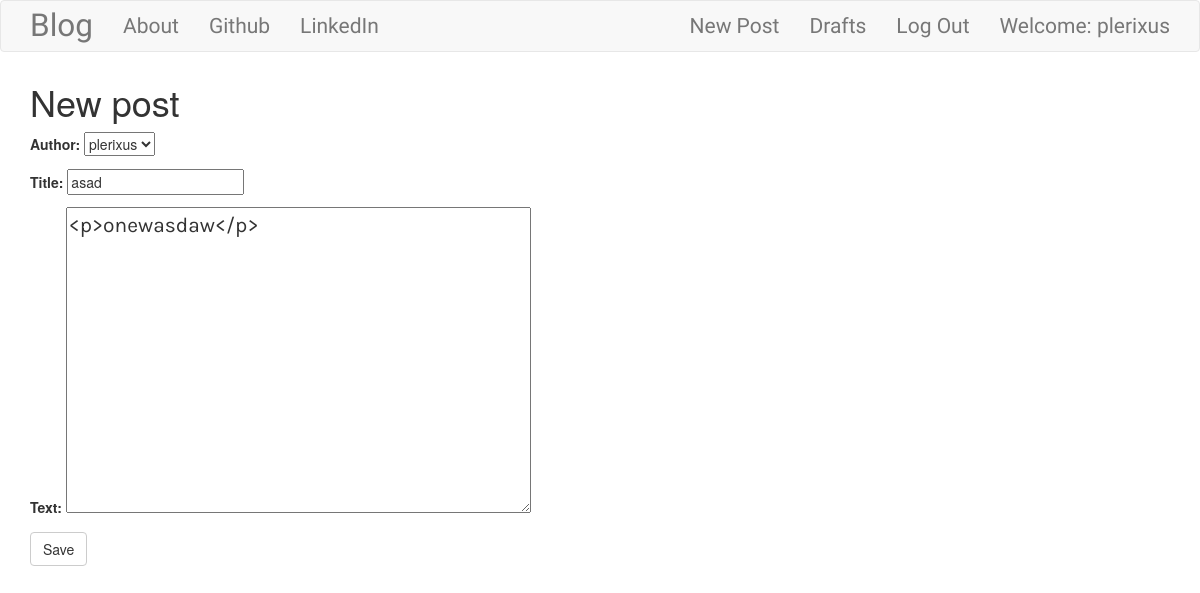
Screenshot of /post/1/edit/ (signed in) with the database file from the repository.
### blog/models.py (models this page shows, shortened)
class Post(models.Model):
    author = models.ForeignKey('auth.User')
    title = models.CharField(max_length=256)
    text = models.TextField()
    created_date = models.DateTimeField(default=timezone.now)
    published_date = models.DateTimeField(blank = True, null = True)

### blog/views.py (the view)
# urls.py: url(r'^post/(?P<pk>\d+)/edit/$', views.PostUpdateView.as_view(), name = 'post_edit'),
class PostUpdateView(LoginRequiredMixin, UpdateView):
    login_url = '/login/'
    redirect_field_name = 'blog/post_detail.html'
    form_class = PostForm
    model = Post

### blog/forms.py
class PostForm(forms.ModelForm):
    class Meta:
        model = Post
        fields = ('author','title', 'text',)
        widgets = {
            'title': forms.TextInput(attrs={'class': 'textinputclass'}),
            'text': forms.Textarea(attrs={'class': 'editable medium-editor-textarea postcontent'}),
        }

### blog/templates/blog/post_form.html (shortened to what this page needs)
{% extends "blog/base.html" %}
{% block content %}
<h1>New post</h1>
<form class="post-form" method="POST">
  {{form.as_p}}
  <button type="submit" class='save btn btn-default'>Save</button>
</form>
{% endblock %}

### blog/templates/blog/base.html (shortened to what this page needs)
<!DOCTYPE html>
{% load staticfiles %}
<html>
  <head>
  <link href="https://maxcdn.bootstrapcdn.com/bootstrap/3.3.7/css/bootstrap.min.css" rel="stylesheet">
  <link rel="stylesheet" href="//cdn.jsdelivr.net/npm/medium-editor@latest/dist/css/medium-editor.min.css" type="text/css" media="screen" charset="utf-8">
  <link rel="stylesheet" href="{% static 'css/blog.css' %}">
</head>
  <body>
<nav class="navbar navbar-default techfont custom-navbar">
  <div class="container">
    <ul class="nav navbar-nav">
      <li><a class="navbar-brand bigbrand" href="{% url 'post_list' %}">Blog</a></li>
      <li><a href="{% url 'about' %}">About</a></li>
      <li><a href="https://github.com/plerixus/">Github</a></li>
      <li><a href="https://github.com/plerixus/">LinkedIn</a></li>
    </ul>
    <ul class="nav navbar-nav navbar-right">
      {% if user.is_authenticated %}
        <li><a href="{% url 'post_new' %}">New Post</a></li>
        <li><a href="{% url 'post_draft_list' %}">Drafts</a></li>
        <li><a href="{% url 'logout' %}">Log Out</a></li>
        <li><a>Welcome: {{user.username}}</a></li>
      {% else %}
        <li><a href="{% url 'login' %}">Log In</a></li>
      {% endif %}
    </ul>
  </div>
</nav>
<div class="content container">
  <div class="row">
    <div class="col-md-8">
      {% block content %}
      {% endblock %}
    </div>
  </div>
</div>
  </body>
</html>

### blog/static/css/blog.css (style rules this page uses)
.techfont { font-family: 'Catamaran', sans-serif; font-size: 1.5em; margin-bottom: 10px; }
.bigbrand { font-size: 1.5em; }
.postcontent { font-family: 'Karla'; font-size: 1.5em; }

### rows the page displays
Post: author "plerixus", title "asad", text "<p>onewasdaw</p>"

### other values shown
{{ user.username }} "plerixus"
